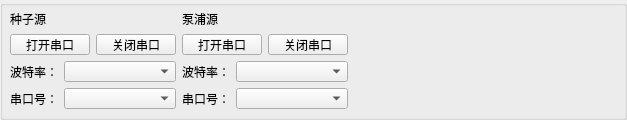
<?xml version="1.0" encoding="UTF-8"?>
<ui version="4.0">
 <class>GroupBox</class>
 <widget class="QGroupBox" name="GroupBox">
  <property name="geometry">
   <rect>
    <x>0</x>
    <y>0</y>
    <width>627</width>
    <height>120</height>
   </rect>
  </property>
  <property name="windowTitle">
   <string>GroupBox</string>
  </property>
  <property name="title">
   <string/>
  </property>
  <widget class="QWidget" name="layoutWidget">
   <property name="geometry">
    <rect>
     <x>10</x>
     <y>10</y>
     <width>402</width>
     <height>99</height>
    </rect>
   </property>
   <layout class="QFormLayout" name="formLayout_3">
    <item row="0" column="0">
     <layout class="QFormLayout" name="formLayout">
      <item row="0" column="0">
       <widget class="QLabel" name="label_3">
        <property name="text">
         <string>种子源</string>
        </property>
       </widget>
      </item>
      <item row="1" column="0">
       <layout class="QGridLayout" name="gridLayout">
        <item row="0" column="0" colspan="2">
         <widget class="QPushButton" name="openportSource">
          <property name="text">
           <string>打开串口</string>
          </property>
         </widget>
        </item>
        <item row="0" column="2">
         <widget class="QPushButton" name="closeportSource">
          <property name="text">
           <string>关闭串口</string>
          </property>
         </widget>
        </item>
        <item row="1" column="0">
         <widget class="QLabel" name="label">
          <property name="text">
           <string>波特率：</string>
          </property>
         </widget>
        </item>
        <item row="1" column="1" colspan="2">
         <widget class="QComboBox" name="baundrateSource"/>
        </item>
        <item row="2" column="0">
         <widget class="QLabel" name="label_2">
          <property name="text">
           <string>串口号：</string>
          </property>
         </widget>
        </item>
        <item row="2" column="1" colspan="2">
         <widget class="QComboBox" name="portSource"/>
        </item>
       </layout>
      </item>
     </layout>
    </item>
    <item row="0" column="1">
     <layout class="QFormLayout" name="formLayout_2">
      <item row="0" column="0">
       <widget class="QLabel" name="label_4">
        <property name="text">
         <string>泵浦源</string>
        </property>
       </widget>
      </item>
      <item row="1" column="0">
       <layout class="QGridLayout" name="gridLayout_3">
        <item row="0" column="0" colspan="2">
         <widget class="QPushButton" name="openportPump">
          <property name="text">
           <string>打开串口</string>
          </property>
         </widget>
        </item>
        <item row="0" column="2">
         <widget class="QPushButton" name="closeportPump">
          <property name="text">
           <string>关闭串口</string>
          </property>
         </widget>
        </item>
        <item row="1" column="0">
         <widget class="QLabel" name="label_5">
          <property name="text">
           <string>波特率：</string>
          </property>
         </widget>
        </item>
        <item row="1" column="1" colspan="2">
         <widget class="QComboBox" name="baundratePump"/>
        </item>
        <item row="2" column="0">
         <widget class="QLabel" name="label_6">
          <property name="text">
           <string>串口号：</string>
          </property>
         </widget>
        </item>
        <item row="2" column="1" colspan="2">
         <widget class="QComboBox" name="portPump"/>
        </item>
       </layout>
      </item>
     </layout>
    </item>
   </layout>
  </widget>
 </widget>
 <resources/>
 <connections/>
</ui>
